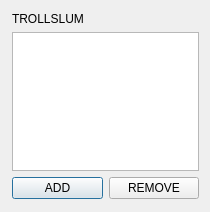
<?xml version="1.0" encoding="UTF-8"?>
<ui version="4.0">
 <class>BlockedDialog</class>
 <widget class="QDialog" name="BlockedDialog">
  <property name="geometry">
   <rect>
    <x>0</x>
    <y>0</y>
    <width>210</width>
    <height>212</height>
   </rect>
  </property>
  <property name="windowTitle">
   <string>Dialog</string>
  </property>
  <widget class="QWidget" name="verticalLayoutWidget">
   <property name="geometry">
    <rect>
     <x>0</x>
     <y>0</y>
     <width>211</width>
     <height>211</height>
    </rect>
   </property>
   <layout class="QVBoxLayout" name="verticalLayout">
    <property name="margin">
     <number>12</number>
    </property>
    <item>
     <widget class="QLabel" name="trollslumLabel">
      <property name="text">
       <string>TROLLSLUM</string>
      </property>
     </widget>
    </item>
    <item>
     <widget class="QListWidget" name="blockedList"/>
    </item>
    <item>
     <layout class="QHBoxLayout" name="horizontalLayout">
      <item>
       <widget class="QPushButton" name="addBlockButton">
        <property name="text">
         <string>ADD</string>
        </property>
       </widget>
      </item>
      <item>
       <widget class="QPushButton" name="removeBlockButton">
        <property name="text">
         <string>REMOVE</string>
        </property>
       </widget>
      </item>
     </layout>
    </item>
   </layout>
  </widget>
 </widget>
 <resources/>
 <connections/>
</ui>
